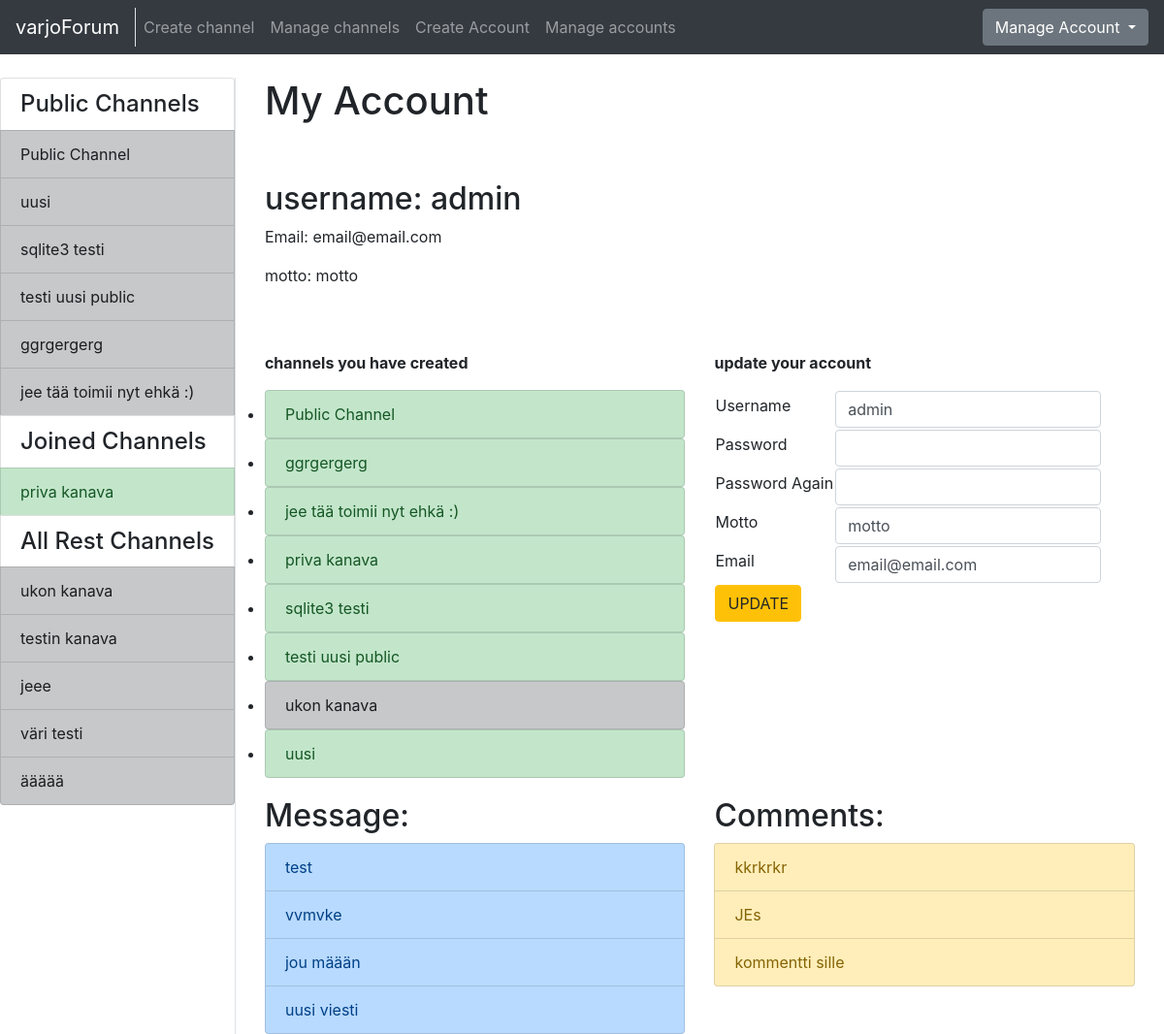
The page /account/ (signed in) on the database its author committed.
### application/channels/models.py (models this page shows, shortened)
class Channel(Base):
    name = db.Column(db.String(144), nullable=False)
    introduction = db.Column(db.Text, nullable=False)
    master_id = db.Column(db.Integer, nullable=False)
    public = db.Column(db.Boolean, nullable=False)
    messages = db.relationship("Message", backref='Channel', lazy=True)
    accounts = db.relationship('Account', secondary=accounts, lazy='subquery',
        backref=db.backref('channels', lazy=True))
    @staticmethod
    def get_my_channels(account_id):
        stmt = text("SELECT Channel.id, Channel.name, Channel.master_id"
                    " FROM Channel, Account, Accounts"
                    " WHERE Channel.id = Accounts.channel_id"
                    " AND Channel.public = False"
                    " AND Account.id = Accounts.account_id"
                    " AND Account.id = :account_id"
                    " ORDER BY Channel.name").params(account_id=account_id)
        res = db.engine.execute(stmt)
        response = []
        for row in res:
            response.append({"channel_id":row[0], "channel_name":row[1], "master_id":row[2]})
        return response
    @staticmethod
    def get_channels_where_not_in(account_id):
        stmt = text("SELECT channel.id, channel.name, channel.public"
                    " FROM Channel"
                    " WHERE Channel.id NOT IN ("
                        " SELECT Channel.id"
                            " FROM Channel, Account, Accounts"
                            " WHERE Channel.id = Accounts.channel_id"
                            " AND Account.id = Accounts.account_id"
                            " AND Account.id = :account_id"
                            " )").params(account_id=account_id)
        res = db.engine.execute(stmt)
        response = []
        for row in res:
            response.append({"id":row[0], "name":row[1], "public":row[2]})
        return response
    @staticmethod
    def get_all_publics():
        stmt = text("SELECT Channel.id, Channel.name"
                    " FROM Channel"
                    " WHERE Channel.public = True")
        res = db.engine.execute(stmt)
        response = []
        for row in res:
            response.append({"id":row[0], "name":row[1]})
        return response

### application/auth/models.py (models this page shows, shortened)
class Account(Base):
    username = db.Column(db.String(144), nullable=False)
    password = db.Column(db.String(144), nullable=False)
    motto = db.Column(db.String(144), nullable=False)
    admin = db.Column(db.Boolean, nullable=False)
    email = db.Column(db.String(144), nullable=False)
    messages = db.relationship("Message", backref='account', lazy=True)
    comments = db.relationship("Comment", backref='account', lazy=True)
    @staticmethod
    def find_accounts_channels(account_id):
        stmt = text("SELECT Channel.id, Channel.name, Channel.master_id FROM Channel, Account, Accounts "
                " WHERE Channel.master_id = :account_id"
                " OR (Account.id = :account_id"
                " AND Account.id = Accounts.account_id"
                " AND Channel.master_id = Accounts.channel_id)"
                " GROUP BY Channel.id"
                " ORDER BY Channel.name").params(account_id=account_id)
        res = db.engine.execute(stmt)
        response = []
        for row in res:
            response.append({"id":row[0], "name":row[1], "master_id":row[2]})
        return response

### application/messages/models.py (models this page shows, shortened)
class Message(Base):
    body = db.Column(db.Text, nullable=False)
    writer = db.Column(db.String(144), nullable=False)
    account_id = db.Column(db.Integer, db.ForeignKey('account.id'), nullable=False)
    channel_id = db.Column(db.Integer, db.ForeignKey('channel.id'), nullable=False)
    comments = db.relationship("Comment", backref='message', lazy=True)

### application/comments/models.py (models this page shows, shortened)
class Comment(Base):
    body = db.Column(db.Text, nullable=False)
    writer = db.Column(db.String(144), nullable=False)
    message_id = db.Column(db.Integer, db.ForeignKey('message.id'), nullable=False)
    account_id = db.Column(db.Integer, db.ForeignKey('account.id'), nullable=False)
    @staticmethod
    def get_comment_message_and_channel_id(account_id):
        stmt = text("SELECT Comment.id, Comment.body, Comment.message_id, Message.channel_id"
                    " FROM Comment, Message"
                    " WHERE Comment.message_id = Message.id"
                    " AND Comment.account_id = :account_id").params(account_id=account_id)
        res = db.engine.execute(stmt)
        response = []
        for row in res:
            response.append({"comment_id":row[0], "comment_body":row[1], "message_id":row[2], "channel_id":row[3]})
        return response

### application/auth/views.py (the view)
@app.route("/account/", methods=["GET"])
@login_required
def single_account_index():
  return render_template("auth/index.html", account = current_user, accountform = AccountForm(),
    channels = Account.find_accounts_channels(current_user.id),
    my_channels=Channel.get_my_channels(current_user.id),
    all_channels=Channel.get_channels_where_not_in(current_user.id),
    public_channels=Channel.get_all_publics(),
    messages=Message.query.filter_by(account_id=current_user.id),
    comments=Comment.get_comment_message_and_channel_id(current_user.id))

### application/auth/forms.py
class AccountForm(FlaskForm):
    username = TextField("Username", [validators.Length(min=2), validators.DataRequired()])
    password = PasswordField("Password", [validators.Length(min=8), validators.DataRequired()])
    password2 = PasswordField("Password Again", [validators.Length(min=8), validators.DataRequired()])
    motto = TextField("Motto", [validators.Length(min=2), validators.DataRequired()])
    email = TextField("Email", [validators.Length(min=2), validators.DataRequired(), validators.Email()])
    class Meta:
        csrf = False

### application/__init__.py (called while the page is built)
@login_manager.user_loader
def load_user(account_id):
  return Account.query.get(account_id)

### application/templates/auth/index.html (shortened to what this page needs)
{% extends "layout.html" %}
{% block body %}
<div class="container" >
  <div class="row" style="padding-bottom: 50px">
    <div class="col-md-auto">
      <h1 style="padding-bottom: 50px">My Account</h1>
      <h2>username: {{ account.username }}</h2>
      <p>Email: {{ account.email }}</p>
      <p>motto: {{ account.motto }}</p>
    </div>
  </div>
  <div class="row">
    <div class="col">
      <p><b>channels you have created</b></p>
      <ul class="list-group">
        {% for channel in channels %}
          <li>
            {% if channel.master_id == current_user.id %}
            <a href="{{ url_for('one_channel_index', channel_id=channel.id, sort='first') }}" class="list-group-item list-group-item-success">
              {{ channel.name }}
            </a>
            {% else %}
            <a href="{{ url_for('one_channel_index', channel_id=channel.id, sort='first') }}" class="list-group-item list-group-item-dark">
              {{ channel.name }}
            </a>
            {% endif %}
          </li>
        {% endfor %}
      </ul>
    </div>
    <div class="col">
      <p><b>update your account</b></p>
      <form method="POST" action="{{ url_for('accounts_update', account_id=account.id) }}" name="accountform">
        <div class="form-group">
          <table>
            <tr>
              <td>{{ accountform.username.label }}</td>
              <td>{{ accountform.username(class="form-control", value=current_user.username) }}</td>
            </tr>
            <tr>
              <td>{{ accountform.password.label }}</td>
              <td>{{ accountform.password(class="form-control") }}</td>
            </tr>
            <tr>
              <td>{{ accountform.password2.label }}</td>
              <td>{{ accountform.password2(class="form-control") }}</td>
            </tr>
            <tr>
              <td>{{ accountform.motto.label }}</td>
              <td>{{ accountform.motto(class="form-control", value=current_user.motto) }}</td>
            </tr>
            <tr>
              <td>{{ accountform.email.label }}</td>
              <td>{{ accountform.email(class="form-control", value=current_user.email) }}</td>
            </tr>
            <tr>
              <td colspan="2"><button type="submit" class="btn btn-warning">UPDATE</button</td>
            </tr>
          </table>
        </div>
      </form>
    </div>
  </div>
  <div class="row" style="padding-top: 20px">
    <div class="col">
      <h2>Message:</h2>
      <div class="list-group">
        {% for message in messages %}
        <a class="list-group-item list-group-item-primary" href="{{ url_for('message_index', channel_id=message.channel_id, message_id=message.id)}}">
          {{ message.body }}
        </a>
        {% endfor %}
      </div>
    </div>
    <div class="col">
      <h2>Comments:</h2>
      <div class="list-group">
        {% for comment in comments %}
        <a class="list-group-item list-group-item-warning" href="{{ url_for('message_index', channel_id=comment.channel_id, message_id=comment.message_id)}}">
          {{ comment.comment_body }}
        </a>
        {% endfor %}
      </div>
    </div>
  </div>
</div>
{% endblock %}

### application/templates/layout.html (shortened to what this page needs)
<!DOCTYPE html>
  <html>
    <head>
      <link rel="stylesheet" href="https://maxcdn.bootstrapcdn.com/bootstrap/4.0.0/css/bootstrap.min.css">
    </head>
    <body>
      <nav class="navbar navbar-expand-md navbar-dark bg-dark mb-4">
        <div class="border-right">
          <a class="navbar-brand" href="{{ url_for('index') }}">varjoForum</a>
        </div>
        <div class="collapse navbar-collapse" id="navbarCollapse">
          <ul class="navbar-nav mr-auto">
            {% if current_user.is_authenticated %}
              <li class="nav-item">
                <a class="nav-link" href="{{ url_for('channels_create') }}">Create channel</a>
              </li>
            {% endif %}
            {% if current_user.admin == True %}
              <li class="nav-item">
                <a href="{{ url_for('channel_manager') }}" class="nav-link">Manage channels</a>
              </li>
              <li class="nav-item">
                <a href="{{ url_for('account_create') }}" class="nav-link">Create Account</a>
              </li>
              <li class="nav-item">
                <a class="nav-link" href="{{ url_for('account_list') }}">Manage accounts</a>
              </li>
            {% endif %}
          </ul>
            {% if current_user.is_authenticated %}
            <div class="btn-group">
              <button type="button" class="btn btn-secondary dropdown-toggle" data-toggle="dropdown" aria-haspopup="true" aria-expanded="false">
                  Manage Account
              </button>
            </div>
            {% else %}
            <a class="btn btn-success" href="{{ url_for('auth_login') }}">Login</a>
            {% endif %}
        </div>
      </nav>
      <div class="container-fluid" >
        <div class="row">
            <div class="border-right">
              <div class="col-sx" >
                <div style="float: left">
                  <div class="list-group">
                  {% if current_user.is_authenticated %}
                    <h4 class="list-group-item">Public Channels</h4>
                    {% for public in public_channels %}
                      <a href="{{ url_for('one_channel_index', channel_id=public.id, sort='first') }}"
                          class="list-group-item list-group-item-action list-group-item-dark">
                        {{ public.name }}
                      </a>
                    {% endfor %}
                    {% if my_channels %}
                      <h4 class="list-group-item">Joined Channels</h4>
                    {% endif %}
                    {% for my_channel in my_channels %}
                      {% if my_channel.master_id == current_user.id %}
                      <a href="{{ url_for('one_channel_index', channel_id=my_channel.channel_id, sort='first') }}"
                          class="list-group-item list-group-item-action list-group-item-success">
                        {{ my_channel.channel_name }}
                      </a>
                      {% else %}
                      <a href="{{ url_for('one_channel_index', channel_id=my_channel.channel_id, sort='first') }}"
                          class="list-group-item list-group-item-action list-group-item-dark">
                        {{ my_channel.channel_name }}
                      </a>
                      {% endif %}
                    {% endfor %}
                    <h4 class="list-group-item">All Rest Channels</h4>
                {% else %}
                {% if all_channels %}
                <h4 class="list-group-item">All Channels</h4>
                {% endif %}
                {% endif %}
                {% for channel in all_channels %}
                  {% if channel.public == False %}
                  <a href="{{ url_for('one_channel_index', channel_id=channel.id, sort='first') }}"
                      class="list-group-item list-group-item-action list-group-item-dark">
                    {{ channel.name }}
                  </a>
                  {% endif %}
                {% endfor %}
              </div>
              </div>
              </div>
          </div>
          <div class="col">
            {% block body %}{% endblock %}
          </div>
        </div>
    </body>
  </html>

### rows shown on the page
Channel: name "Public Channel"
Channel: name "uusi"
Channel: name "sqlite3 testi"
Channel: name "testi uusi public"
Channel: name "ggrgergerg"
Channel: name "jee tää toimii nyt ehkä :)"
Channel: channel_name "priva kanava", name "priva kanava"
Channel: name "ukon kanava"
Channel: name "testin kanava"
Channel: name "jeee"
Channel: name "väri testi"
Channel: name "äääää"
Account: username "admin", email "email@email.com", motto "motto", motto.label "Motto"
Message: body "test"
Message: body "vvmvke"
Message: body "jou määän"
Message: body "uusi viesti"
Comment: comment_body "kkrkrkr"
Comment: comment_body "JEs"
Comment: comment_body "kommentti sille"

### other values the page prints
{{ accountform.username.label }} "Username"
{{ accountform.password.label }} "Password"
{{ accountform.password2.label }} "Password Again"
{{ accountform.email.label }} "Email"
